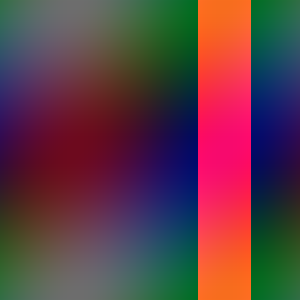
#> input picture assets/sample_test.png, 300 x 300 px
$ python -i histogram_analysis.py   (imports and definitions only)
#> lines starting #> are read from the running program, lines starting #| are printed output that depends on the picture
"""
Modul analisis dan visualisasi histogram untuk Image Enhancement Studio.
Menyediakan kalkulasi histogram terpadu sebagai sumber nilai tunggal (single source of truth)
dan generator visualisasi interaktif Altair serta grafik Matplotlib untuk ekspor.
"""

import altair as alt
import cv2
import matplotlib.pyplot as plt
import numpy as np
import pandas as pd
from modules.metrics import calculate_saturated_pixels_pct

# Design system color tokens
COLOR_BEFORE = "#64748B"      # Slate Gray (Kategori Sebelum)
COLOR_AFTER = "#1D4ED8"       # Deep Royal Blue (Kategori Sesudah)
COLOR_REF = "#334155"         # Dark Slate Netral (Citra Referensi)
COLOR_PRIMARY = "#1D4ED8"     # Deep Royal Blue
COLOR_SECONDARY = "#0F766E"   # Deep Teal
COLOR_BORDER = "#E2E8F0"      # Light Border
COLOR_BG_CARD = "#FFFFFF"     # White Card
COLOR_TEXT_MAIN = "#0F172A"   # Slate 900
COLOR_TEXT_MUTED = "#64748B"  # Muted Slate


# [28 lines left out: functions _ensure_2d_luminance, calculate_histogram, not called in this run]


def calculate_rgb_histograms(image_rgb: np.ndarray) -> dict[str, np.ndarray]:
    """
    Menghitung histogram untuk masing-masing kanal R, G, dan B.
    """
    if not isinstance(image_rgb, np.ndarray) or image_rgb.ndim != 3 or image_rgb.shape[2] != 3:
        raise ValueError("Input harus berupa citra RGB 3-channel.")

    hist_r = cv2.calcHist([image_rgb], [0], None, [256], [0, 256]).flatten().astype(np.float64)
#> hist_r = 256 values, max 5100 at index 109, min 0 at index 110, mean 351.6
    hist_g = cv2.calcHist([image_rgb], [1], None, [256], [0, 256]).flatten().astype(np.float64)
#> hist_g = 256 values, max 6000 at index 10, min 0 at index 0, mean 351.6
    hist_b = cv2.calcHist([image_rgb], [2], None, [256], [0, 256]).flatten().astype(np.float64)
#> hist_b = 256 values, max 6321 at index 30, min 0 at index 0, mean 351.6

    return {"R": hist_r, "G": hist_g, "B": hist_b}


# [593 lines left out: functions format_pct, format_saturation_caption, compute_tab2_histogram_data, create_altair_histogram_chart, create_altair_channel_comparison_chart, plot_histograms, not called in this run]


def plot_rgb_histograms(image_rgb: np.ndarray, title: str = "Distribusi Kanal Warna (RGB)") -> plt.Figure:
    """
    Membuat figure Matplotlib untuk histogram 3 kanal warna RGB.
    """
    hists = calculate_rgb_histograms(image_rgb)
#> hists = 3 items
    bins = np.arange(256)

    fig, ax = plt.subplots(figsize=(9, 3.2), dpi=100)
    fig.patch.set_facecolor(COLOR_BG_CARD)
    ax.set_facecolor(COLOR_BG_CARD)

    ax.plot(bins, hists["R"], color="#DC2626", label="Kanal Merah (R)", linewidth=1.4, alpha=0.85)
    ax.plot(bins, hists["G"], color="#16A34A", label="Kanal Hijau (G)", linewidth=1.4, alpha=0.85)
    ax.plot(bins, hists["B"], color="#2563EB", label="Kanal Biru (B)", linewidth=1.4, alpha=0.85)

    ax.set_title(title, fontsize=11, fontweight="bold", color=COLOR_TEXT_MAIN, pad=10)
    ax.set_xlabel("Intensitas (0-255)", fontsize=9, color=COLOR_TEXT_MUTED)
    ax.set_ylabel("Jumlah Piksel", fontsize=9, color=COLOR_TEXT_MUTED)
    ax.set_xlim(0, 255)
    ax.set_ylim(bottom=0)

    ax.tick_params(colors=COLOR_TEXT_MUTED, labelsize=9)
    for spine in ax.spines.values():
        spine.set_color(COLOR_BORDER)

    ax.grid(True, linestyle="--", alpha=0.5, color=COLOR_BORDER)
    ax.legend(frameon=True, facecolor=COLOR_BG_CARD, edgecolor=COLOR_BORDER, fontsize=8.5)
    fig.tight_layout()

    return fig


# [50 lines left out: function plot_metrics_comparison_chart, not called in this run]

>>> import cv2
>>> picture = cv2.cvtColor(cv2.imread('../assets/sample_test.png'), cv2.COLOR_BGR2RGB)
>>> result = plot_rgb_histograms(picture)
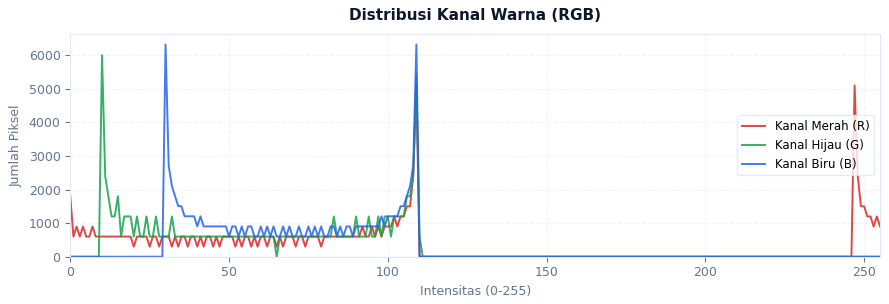
#> figure drawn by matplotlib, 1 panel; curve peaks at x = 109, y = 5100; curve peaks at x = 10, y = 6000; curve peaks at x = 30, y = 6321
